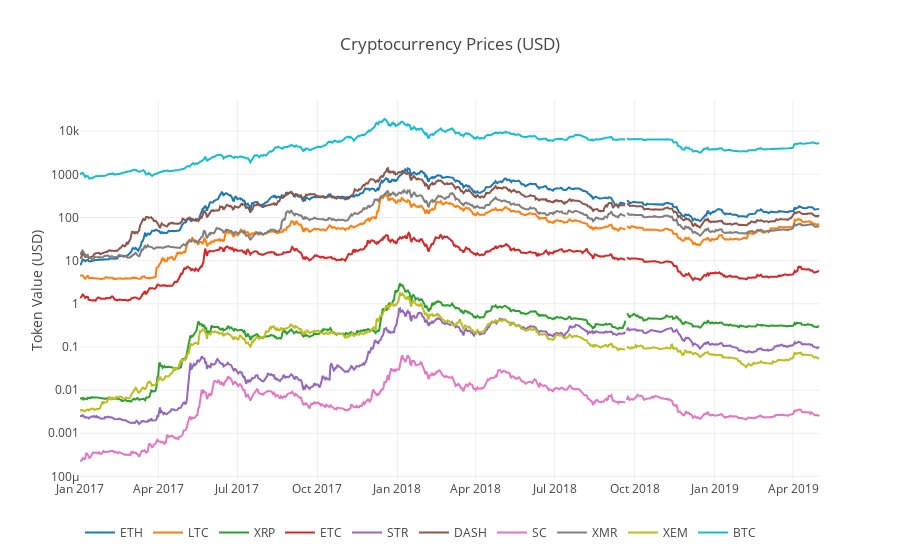

This figure's notebook cell:
### Code cell
df_scatter(combined_df, 'Cryptocurrency Prices (USD)', seperate_y_axis=False, y_axis_label='Token Value (USD)', scale='log')

### Figure 1 — Plotly figure (JSON) as saved in the notebook; plotly's stock layout.template omitted (floating-point values rounded to 4 significant figures; data arrays with more than 128 entries replaced by an {"elided": "..."} marker saying what was removed)
{"data": [{"name": "ETH", "type": "scatter", "visible": "visible", "x": {"elided": "852 str values"}, "y": {"elided": "852 float values"}}, {"name": "LTC", "type": "scatter", "visible": "visible", "x": {"elided": "852 str values"}, "y": {"elided": "852 float values"}}, {"name": "XRP", "type": "scatter", "visible": "visible", "x": {"elided": "852 str values"}, "y": {"elided": "852 float values"}}, {"name": "ETC", "type": "scatter", "visible": "visible", "x": {"elided": "852 str values"}, "y": {"elided": "852 float values"}}, {"name": "STR", "type": "scatter", "visible": "visible", "x": {"elided": "852 str values"}, "y": {"elided": "852 float values"}}, {"name": "DASH", "type": "scatter", "visible": "visible", "x": {"elided": "852 str values"}, "y": {"elided": "852 float values"}}, {"name": "SC", "type": "scatter", "visible": "visible", "x": {"elided": "852 str values"}, "y": {"elided": "852 float values"}}, {"name": "XMR", "type": "scatter", "visible": "visible", "x": {"elided": "852 str values"}, "y": {"elided": "852 float values"}}, {"name": "XEM", "type": "scatter", "visible": "visible", "x": {"elided": "852 str values"}, "y": {"elided": "852 float values"}}, {"name": "BTC", "type": "scatter", "visible": "visible", "x": {"elided": "852 str values"}, "y": {"elided": "852 float values"}}], "layout": {"legend": {"orientation": "h"}, "title": "Cryptocurrency Prices (USD)", "xaxis": {"type": "date"}, "yaxis": {"showticklabels": true, "title": "Token Value (USD)", "type": "log"}}}
